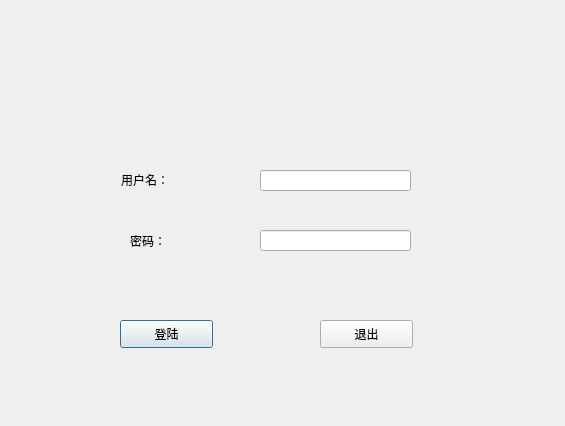
<?xml version="1.0" encoding="UTF-8"?>
<ui version="4.0">
 <class>LoginDialog</class>
 <widget class="QDialog" name="LoginDialog">
  <property name="geometry">
   <rect>
    <x>0</x>
    <y>0</y>
    <width>565</width>
    <height>426</height>
   </rect>
  </property>
  <property name="windowTitle">
   <string>Dialog</string>
  </property>
  <widget class="QLabel" name="label">
   <property name="geometry">
    <rect>
     <x>121</x>
     <y>170</y>
     <width>81</width>
     <height>20</height>
    </rect>
   </property>
   <property name="text">
    <string>用户名：</string>
   </property>
  </widget>
  <widget class="QLabel" name="label_2">
   <property name="geometry">
    <rect>
     <x>130</x>
     <y>230</y>
     <width>81</width>
     <height>21</height>
    </rect>
   </property>
   <property name="text">
    <string>密码：</string>
   </property>
  </widget>
  <widget class="QLineEdit" name="usrLineEdit">
   <property name="geometry">
    <rect>
     <x>260</x>
     <y>170</y>
     <width>151</width>
     <height>21</height>
    </rect>
   </property>
  </widget>
  <widget class="QLineEdit" name="pwdLineEdit">
   <property name="geometry">
    <rect>
     <x>260</x>
     <y>230</y>
     <width>151</width>
     <height>21</height>
    </rect>
   </property>
  </widget>
  <widget class="QPushButton" name="loginBtn">
   <property name="geometry">
    <rect>
     <x>120</x>
     <y>320</y>
     <width>93</width>
     <height>28</height>
    </rect>
   </property>
   <property name="text">
    <string>登陆</string>
   </property>
  </widget>
  <widget class="QPushButton" name="exitBtn">
   <property name="geometry">
    <rect>
     <x>320</x>
     <y>320</y>
     <width>93</width>
     <height>28</height>
    </rect>
   </property>
   <property name="text">
    <string>退出</string>
   </property>
  </widget>
 </widget>
 <resources/>
 <connections/>
</ui>
